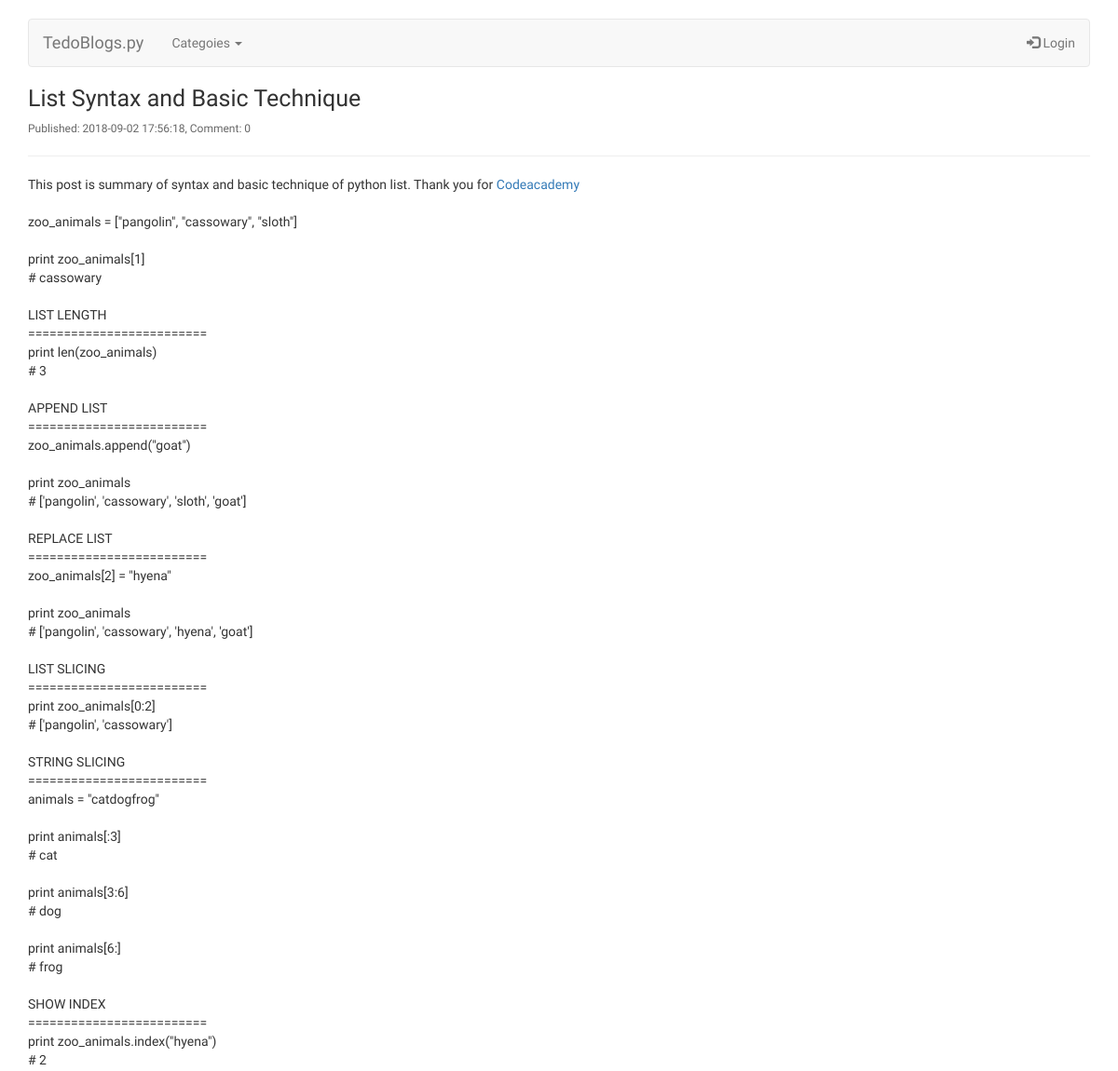
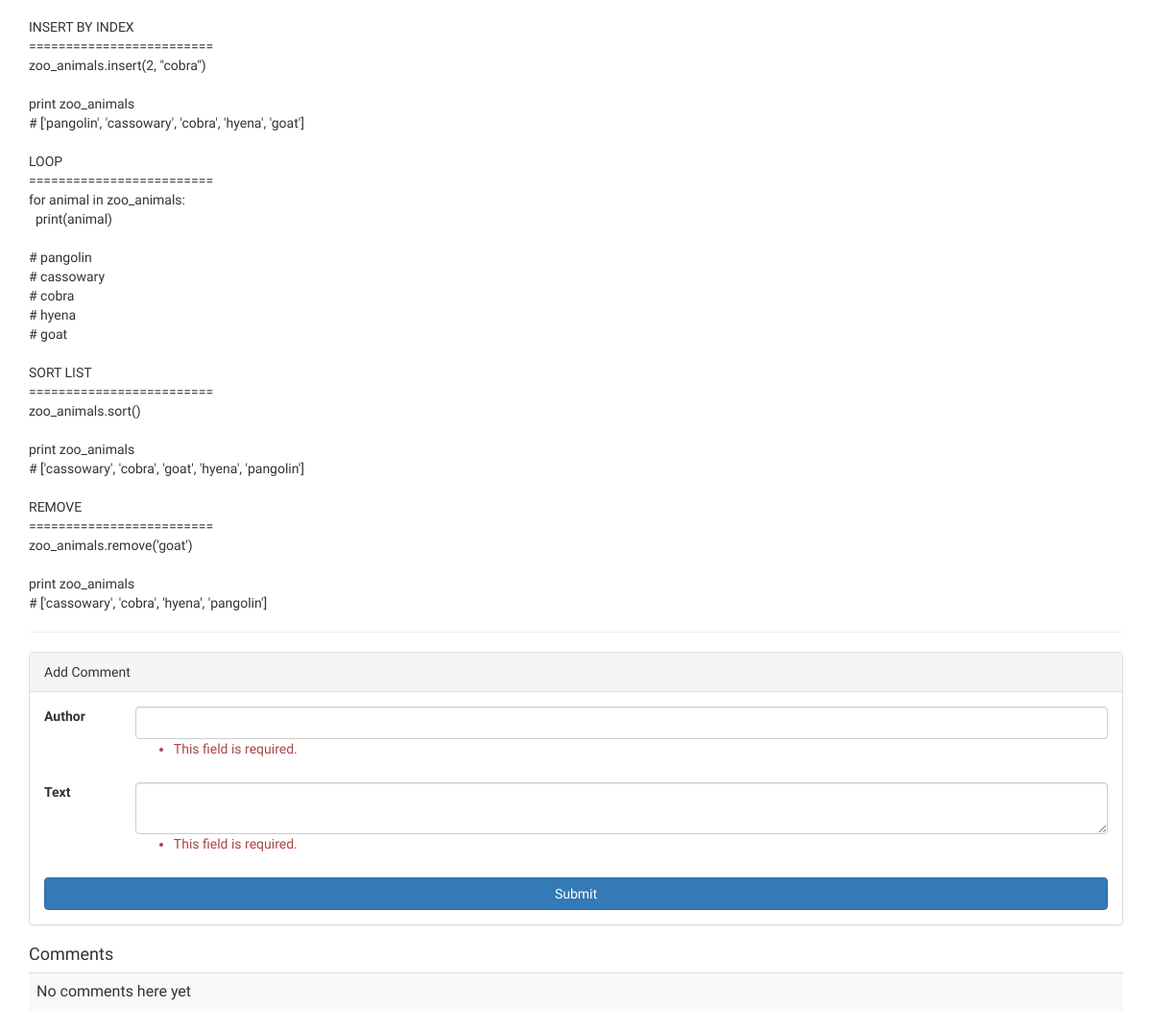
Page /post/7/comment/ on the earlier database version (2 pictures, top to bottom).
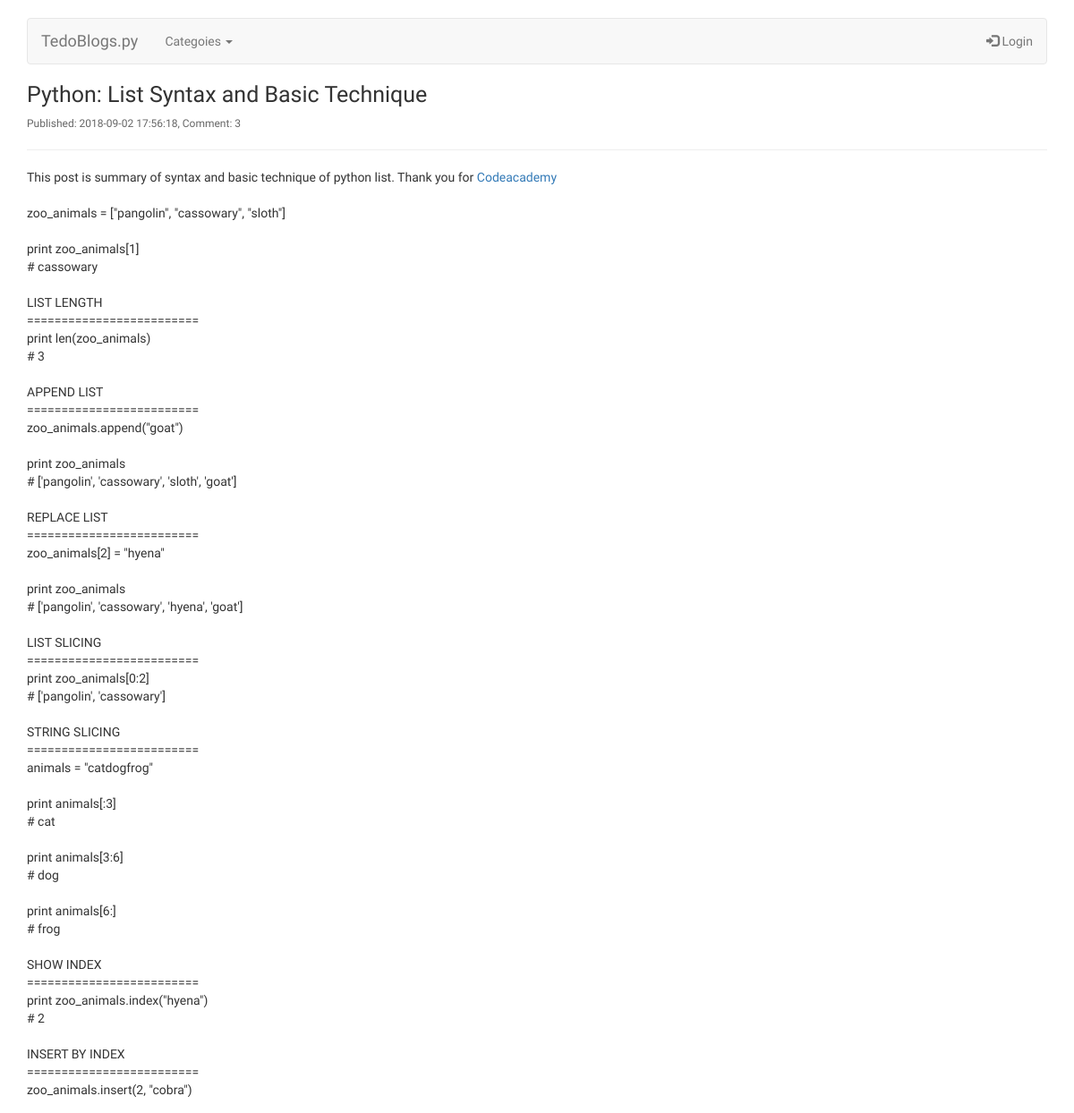
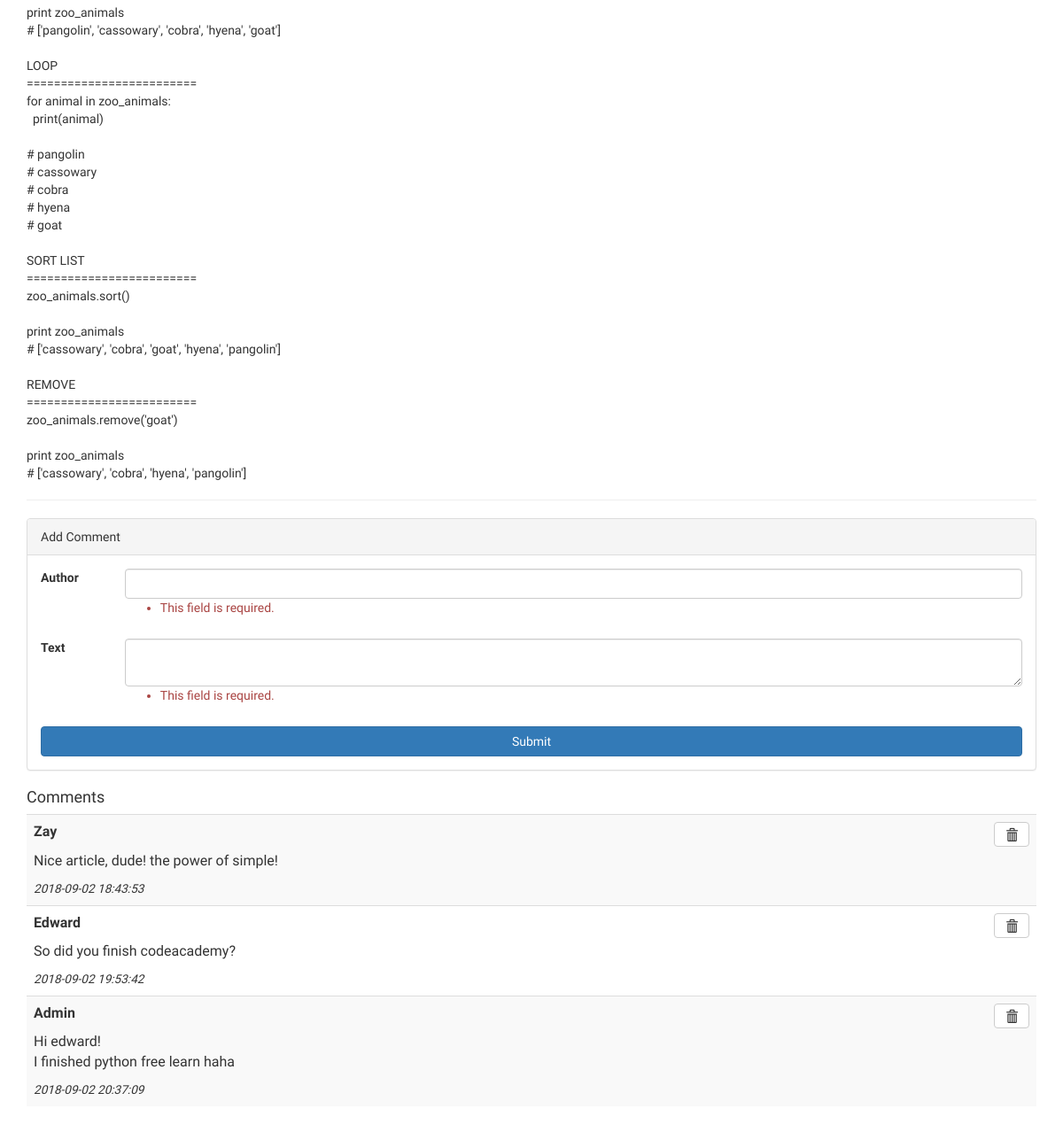
Same page on the later database version (2 pictures, top to bottom).
### blog/models.py (models this page shows, shortened)
class Post(models.Model):
    author = models.ForeignKey('auth.User', on_delete=models.CASCADE)
    category = models.ForeignKey('blog.Category', on_delete=models.CASCADE, related_name='posts', default='')
    title = models.CharField(max_length=200)
    text = models.TextField()
    created_date = models.DateTimeField(
            default=timezone.now)
    published_date = models.DateTimeField(
            blank=True, null=True)
    def approved_comments(self):
        return self.comments.filter(approved_comment=True)

class Comment(models.Model):
    post = models.ForeignKey('blog.Post', on_delete=models.CASCADE, related_name='comments')
    author = models.CharField(max_length=50)
    text = models.TextField()
    created_date = models.DateTimeField(default=timezone.now)
    approved_comment = models.BooleanField(default=False)

### blog/views.py (the view)
# urls.py: path('post/<int:pk>/comment/', views.add_comment_to_post, name='add_comment_to_post'),
def add_comment_to_post(request, pk):
  param = {}
  post = get_object_or_404(Post, pk=pk)
  form = CommentForm(request.POST)
  if form.is_valid():
    comment = form.save(commit=False)
    comment.post = post
    comment.save()
    suc_msg = "Comment sent, waiting to approve"
    param['suc_msg'] = suc_msg
  param['cats'] = get_cat()
  param['post'] = post
  param['form'] = form
  return render(request, 'blog/post_detail.html', param)

### blog/forms.py
class CommentForm(forms.ModelForm):
	class Meta:
	    model = Comment
	    fields = ('author', 'text',)

### blog/models.py (called while the page is built)
    def __str__(self):
        return self.title

### blog/views.py (called while the page is built)
def get_cat():
  return Category.objects.order_by('title')

### blog/templates/blog/post_detail.html (shortened to what this page needs)
{% extends 'blog/base.html' %}
{% block content %}
  <h1>
  	{{ post.title }}
  </h1>
  <font class="subtitle">
  {% if post.published_date %}
    Published: {{ post.published_date|date:'Y-m-d H:i:s' }}, Comment: {{ post.approved_comments.count }}
  {% else %}
    This post saved as draft
  {% endif %}
  </font>
  <hr />
  <p>
    {% autoescape off %}
        {{ post.text }}
    {% endautoescape %}
  </p>
  <hr>
  {% if post.published_date %}
    <form method="POST" class="post-form" action="{% url 'add_comment_to_post' pk=post.pk %}">{% csrf_token %}
    <div class="panel panel-default">
      <div class="panel-heading">Add Comment</div>
      <div class="panel-body">
        <div class="form-group row">
          <label class="col-md-1 col-form-label form-control-label">Author</label>
          <div class="col-md-11">
            <input class="form-control" type="text"
               name="{{ form.author.name }}"
               maxlength="{{ form.author.field.max_length }}">
            {% if form.author.errors %}
              <font class="text-danger">{{ form.author.errors }}</font>
            {% endif %}
          </div>
        </div>
        <div class="form-group row">
          <label class="col-md-1 col-form-label form-control-label">Text</label>
          <div class="col-md-11">
                <textarea class="form-control" name="{{ form.text.name }}"></textarea>
            {% if form.text.errors %}
              <font class="text-danger">{{ form.text.errors }}</font>
            {% endif %}
          </div>
        </div>
        <button type="submit" class="save btn btn-primary btn-block">Submit</button>
      </div>
    </div>
    </form>
  {% endif %}
  <h4>Comments</h4>
  <table class="table table-striped table-sm">
    <tbody>
    {% for comment in post.comments.all %}
      {% if user.is_authenticated or comment.approved_comment %}
      <tr>
        <td>
          <a class="btn btn-default pull-right" href="{% url 'comment_remove' pk=comment.pk %}"><span class="glyphicon glyphicon-trash"></span></a>
          <strong>{{ comment.author }}</strong>
          <p>{{ comment.text|linebreaks }}</p>
          <small><i>{{ comment.created_date|date:'Y-m-d H:i:s' }}</i></small>
        </td>
      </tr>
      {% endif %}
    {% empty %}
      <tr><td>No comments here yet</td></tr>
    {% endfor %}
    </tbody>
  </table>
{% endblock %}

Differences in the rows shown:
changed Post: title "List Syntax and Basic Technique" → "Python: List Syntax and Basic Technique"; approved_comments.count "0" → "3"
added Comment: author "Zay", text "Nice article, dude! the power of simple!", created_date "2018-09-02 18:43:53"
added Comment: author "Edward", text "So did you finish codeacademy?", created_date "2018-09-02 19:53:42"
added Comment: author "Admin", text "Hi edward! I finished python free learn haha", created_date "2018-09-02 20:37:09"
Other differences:
text no longer shown: "No comments here yet"
